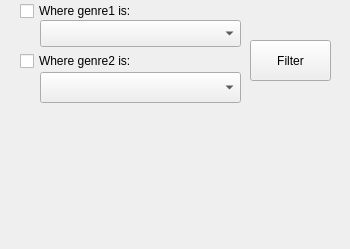
         <widget class="QWidget" name="page_2">
          <property name="geometry">
           <rect>
            <x>0</x>
            <y>0</y>
            <width>350</width>
            <height>249</height>
           </rect>
          </property>
          <attribute name="icon">
           <iconset resource="resources.qrc">
            <normaloff>:/icons/view-filter.png</normaloff>:/icons/view-filter.png</iconset>
          </attribute>
          <attribute name="label">
           <string>filters</string>
          </attribute>
          <widget class="QPushButton" name="bt_apply_filter">
           <property name="geometry">
            <rect>
             <x>250</x>
             <y>40</y>
             <width>81</width>
             <height>41</height>
            </rect>
           </property>
           <property name="text">
            <string>Filter</string>
           </property>
          </widget>
          <widget class="QCheckBox" name="checkBox_filter_genre1">
           <property name="geometry">
            <rect>
             <x>20</x>
             <y>0</y>
             <width>141</width>
             <height>22</height>
            </rect>
           </property>
           <property name="text">
            <string>Where genre1 is:</string>
           </property>
          </widget>
          <widget class="QComboBox" name="cBoxGenre1">
           <property name="geometry">
            <rect>
             <x>40</x>
             <y>20</y>
             <width>201</width>
             <height>27</height>
            </rect>
           </property>
           <property name="styleSheet">
            <string notr="true">selection-color: rgb(87, 118, 255);</string>
           </property>
          </widget>
          <widget class="QComboBox" name="cBoxGenre2">
           <property name="geometry">
            <rect>
             <x>40</x>
             <y>72</y>
             <width>201</width>
             <height>31</height>
            </rect>
           </property>
           <property name="styleSheet">
            <string notr="true">selection-color: rgb(87, 118, 255);</string>
           </property>
          </widget>
          <widget class="QCheckBox" name="checkBox_filter_genre2">
           <property name="geometry">
            <rect>
             <x>20</x>
             <y>50</y>
             <width>151</width>
             <height>22</height>
            </rect>
           </property>
           <property name="text">
            <string>Where genre2 is:</string>
           </property>
          </widget>
         </widget>
